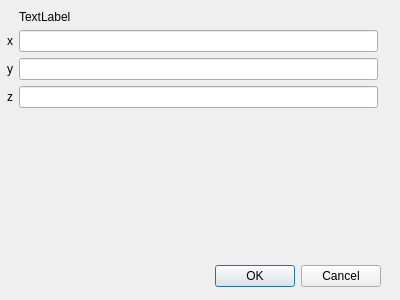
<?xml version="1.0" encoding="UTF-8"?>
<ui version="4.0">
 <class>Dialoglightposition</class>
 <widget class="QDialog" name="Dialoglightposition">
  <property name="geometry">
   <rect>
    <x>0</x>
    <y>0</y>
    <width>400</width>
    <height>300</height>
   </rect>
  </property>
  <property name="windowTitle">
   <string>Dialog</string>
  </property>
  <widget class="QDialogButtonBox" name="buttonBox">
   <property name="geometry">
    <rect>
     <x>40</x>
     <y>260</y>
     <width>341</width>
     <height>32</height>
    </rect>
   </property>
   <property name="orientation">
    <enum>Qt::Horizontal</enum>
   </property>
   <property name="standardButtons">
    <set>QDialogButtonBox::Cancel|QDialogButtonBox::Ok</set>
   </property>
  </widget>
  <widget class="QWidget" name="layoutWidget">
   <property name="geometry">
    <rect>
     <x>7</x>
     <y>10</y>
     <width>371</width>
     <height>261</height>
    </rect>
   </property>
   <layout class="QFormLayout" name="formLayout">
    <item row="1" column="0">
     <widget class="QLabel" name="xLabel">
      <property name="text">
       <string>x</string>
      </property>
     </widget>
    </item>
    <item row="1" column="1">
     <widget class="QLineEdit" name="xLineEdit"/>
    </item>
    <item row="2" column="0">
     <widget class="QLabel" name="yLabel">
      <property name="text">
       <string>y</string>
      </property>
     </widget>
    </item>
    <item row="2" column="1">
     <widget class="QLineEdit" name="yLineEdit"/>
    </item>
    <item row="3" column="0">
     <widget class="QLabel" name="zLabel">
      <property name="text">
       <string>z</string>
      </property>
     </widget>
    </item>
    <item row="3" column="1">
     <widget class="QLineEdit" name="zLineEdit"/>
    </item>
    <item row="0" column="1">
     <widget class="QLabel" name="label">
      <property name="text">
       <string>TextLabel</string>
      </property>
     </widget>
    </item>
   </layout>
  </widget>
 </widget>
 <resources/>
 <connections>
  <connection>
   <sender>buttonBox</sender>
   <signal>accepted()</signal>
   <receiver>Dialoglightposition</receiver>
   <slot>accept()</slot>
   <hints>
    <hint type="sourcelabel">
     <x>248</x>
     <y>254</y>
    </hint>
    <hint type="destinationlabel">
     <x>157</x>
     <y>274</y>
    </hint>
   </hints>
  </connection>
  <connection>
   <sender>buttonBox</sender>
   <signal>rejected()</signal>
   <receiver>Dialoglightposition</receiver>
   <slot>reject()</slot>
   <hints>
    <hint type="sourcelabel">
     <x>316</x>
     <y>260</y>
    </hint>
    <hint type="destinationlabel">
     <x>286</x>
     <y>274</y>
    </hint>
   </hints>
  </connection>
 </connections>
</ui>
